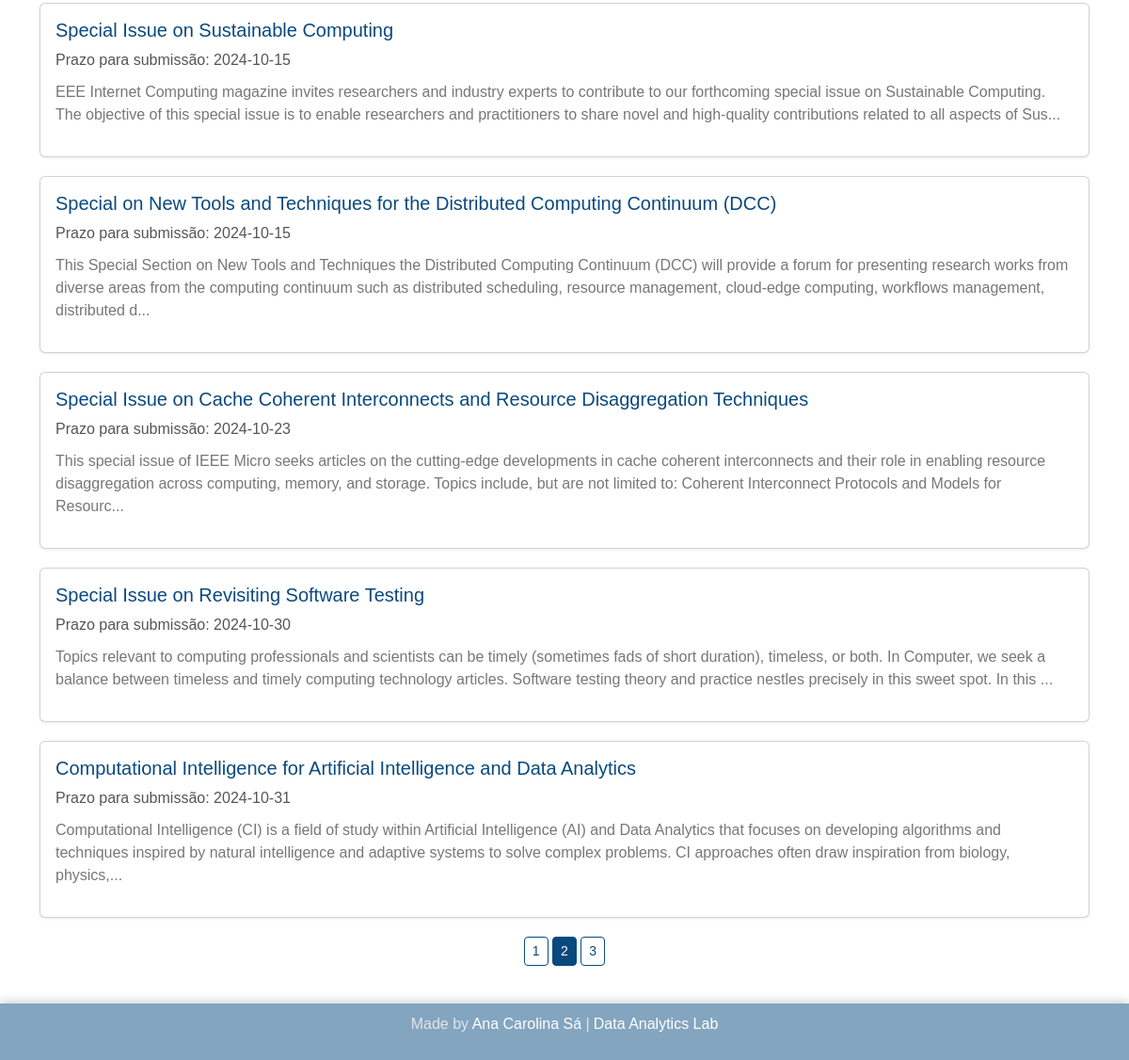
The page /admin/home?page=2 (lower part) on the database as committed earlier.
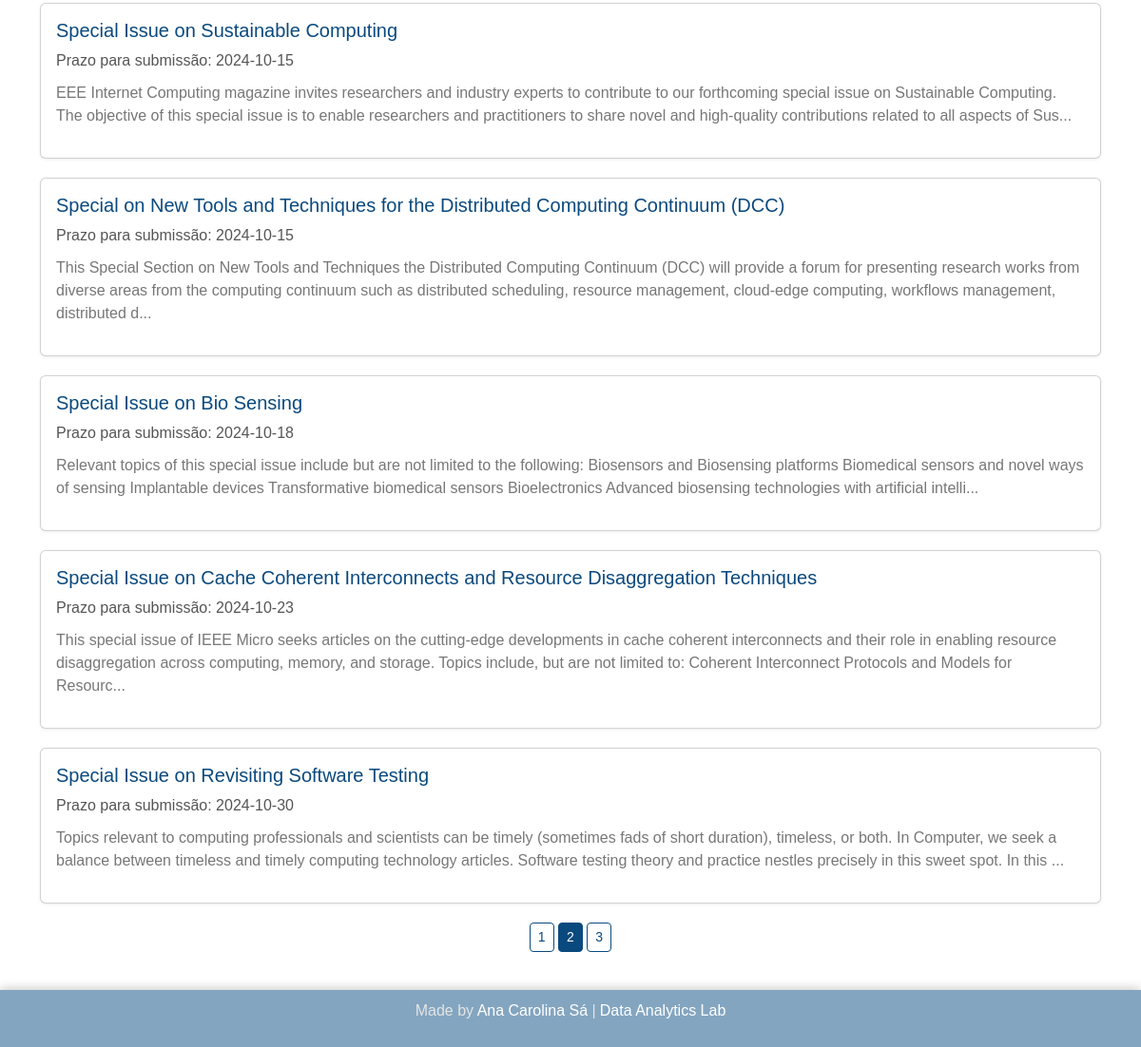
The same page on the database as committed later.
### website/adm/models.py (models this page shows)
class SPI(db.Model):
    id = db.Column(db.Integer, primary_key=True)
    editora = db.Column(db.String, unique=False, nullable=False)
    revista = db.Column(db.String, unique=False, nullable=False)
    titulo = db.Column(db.String, unique=False, nullable=False)
    link = db.Column(db.String, unique=True, nullable=False)
    prazo = db.Column(db.String, unique=False, nullable=False)
    datanot = db.Column(db.Date, unique=False, nullable=False)
    detalhes = db.Column(db.String, unique=False, nullable=False)

### website/adm/rotas.py (the view)
@app.route('/admin/home')
def admin_home():
    per_page=10
    page=request.args.get('page',type=int, default=1)
    specialissues= SPI.query.order_by(SPI.prazo.asc()).paginate(page=page, per_page=per_page)
    return render_template ('admin/home.html', title= 'gerenciar', specialissues= specialissues)

### website/templates/admin/home.html
{% extends 'layout.html' %}
{% block content %}
{% include 'navbar.html' %}
<link rel="stylesheet" type="text/css" href="{{ url_for('static', filename='css/home.css') }}">
<div class="container">
    <div class="row">
        {% for spi in specialissues.items %}
        <div class="col-md-12">
            <div class="card special-issue">
                <a href="/admin/detalhes/{{ spi.id }}" style="text-decoration: none; color: inherit;">
                    <div class="card-body">
                        <h5 class="card-title">{{ spi.titulo }}</h5>
                        <p class="date">Prazo para submissão: {{ spi.prazo }}</p>
                        <p class="description">{{ spi.detalhes[:300] }}...</p>
                    </div>
                </a>
            </div>
        </div>
        {% endfor %}
    </div>
    <div class="col text-center">
        {% for page_num in specialissues.iter_pages() %}
        {% if page_num %}
            {% if specialissues.page == page_num %}
            <a href="{{ url_for('admin_home', page=page_num) }}" class="btn btn-primary btn-sm">{{ page_num }}</a>
            {% else %}
            <a href="{{ url_for('admin_home', page=page_num) }}" class="btn btn-outline-primary btn-sm">{{ page_num }}</a>
            {% endif %}
        {% else %}
            ...
        {% endif %}
        {% endfor %}
    </div>
</div>
{% include 'footer.html' %}
{% endblock content %}

Rows that differ between the two databases and show on the page:
no longer on this page (row unchanged): SPI: titulo "Computational Intelligence for Artificial Intelligence and Data Analytics", prazo "2024-10-31", detalhes "Computational Intelligence (CI) is a field of study within Artificial Intelligence (AI) and Data Analytics that focuses on developing algorithms and techniques inspired by natural intelligence and adaptive systems to solve complex problems. CI approaches often draw inspiration from biology, physics,"
added SPI: titulo "Special Issue on Bio Sensing", prazo "2024-10-18", detalhes "Relevant topics of this special issue include but are not limited to the following: Biosensors and Biosensing platforms Biomedical sensors and novel ways of sensing Implantable devices Transformative biomedical sensors Bioelectronics Advanced biosensing technologies with artificial intelli"
